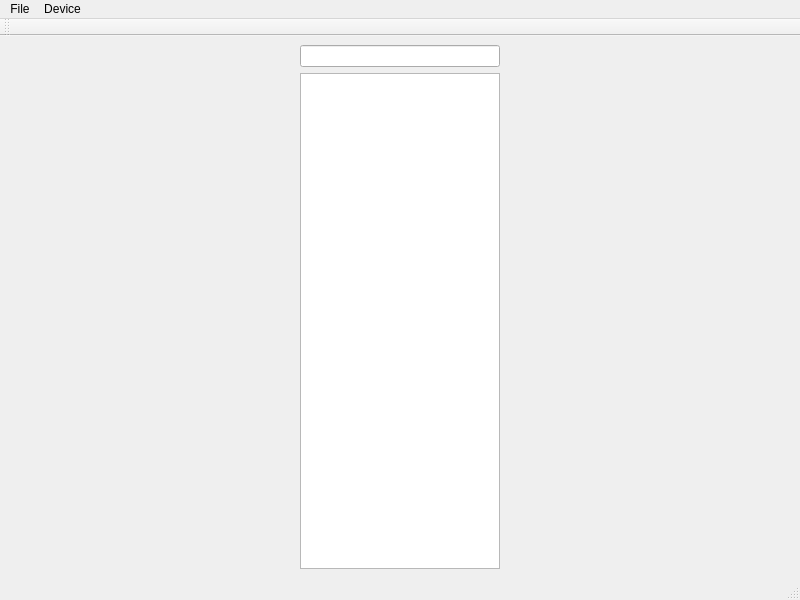
<?xml version="1.0" encoding="UTF-8"?>
<ui version="4.0">
 <class>uiMainWindow</class>
 <widget class="QMainWindow" name="uiMainWindow">
  <property name="geometry">
   <rect>
    <x>0</x>
    <y>0</y>
    <width>800</width>
    <height>600</height>
   </rect>
  </property>
  <property name="windowTitle">
   <string>PREAMPino Client</string>
  </property>
  <property name="toolTip">
   <string notr="true"/>
  </property>
  <property name="tabShape">
   <enum>QTabWidget::Rounded</enum>
  </property>
  <widget class="QWidget" name="uiLayoutMain">
   <layout class="QHBoxLayout" name="layoutMain">
    <item>
     <layout class="QVBoxLayout" name="verticalLayout_2">
      <item>
       <widget class="QLineEdit" name="uiBankTitle">
        <property name="maximumSize">
         <size>
          <width>200</width>
          <height>16777215</height>
         </size>
        </property>
       </widget>
      </item>
      <item>
       <widget class="QTableView" name="uiBankList">
        <property name="maximumSize">
         <size>
          <width>200</width>
          <height>16777215</height>
         </size>
        </property>
        <property name="horizontalScrollBarPolicy">
         <enum>Qt::ScrollBarAlwaysOff</enum>
        </property>
        <property name="editTriggers">
         <set>QAbstractItemView::DoubleClicked|QAbstractItemView::EditKeyPressed</set>
        </property>
        <property name="tabKeyNavigation">
         <bool>false</bool>
        </property>
        <property name="alternatingRowColors">
         <bool>false</bool>
        </property>
        <property name="selectionMode">
         <enum>QAbstractItemView::SingleSelection</enum>
        </property>
        <property name="selectionBehavior">
         <enum>QAbstractItemView::SelectRows</enum>
        </property>
        <property name="showGrid">
         <bool>true</bool>
        </property>
        <property name="gridStyle">
         <enum>Qt::SolidLine</enum>
        </property>
        <property name="sortingEnabled">
         <bool>false</bool>
        </property>
        <property name="wordWrap">
         <bool>true</bool>
        </property>
        <property name="cornerButtonEnabled">
         <bool>false</bool>
        </property>
        <attribute name="horizontalHeaderVisible">
         <bool>false</bool>
        </attribute>
        <attribute name="horizontalHeaderDefaultSectionSize">
         <number>200</number>
        </attribute>
        <attribute name="horizontalHeaderHighlightSections">
         <bool>false</bool>
        </attribute>
       </widget>
      </item>
     </layout>
    </item>
   </layout>
  </widget>
  <widget class="QMenuBar" name="menubar">
   <property name="geometry">
    <rect>
     <x>0</x>
     <y>0</y>
     <width>800</width>
     <height>25</height>
    </rect>
   </property>
   <widget class="QMenu" name="menuFile">
    <property name="title">
     <string>File</string>
    </property>
    <addaction name="actionNew"/>
    <addaction name="actionOpen"/>
    <addaction name="actionSave"/>
    <addaction name="separator"/>
    <addaction name="actionQuit"/>
   </widget>
   <widget class="QMenu" name="menuDevice">
    <property name="title">
     <string>Device</string>
    </property>
    <addaction name="actionSend"/>
    <addaction name="actionReceive"/>
    <addaction name="separator"/>
    <addaction name="actionSettings"/>
   </widget>
   <addaction name="menuFile"/>
   <addaction name="menuDevice"/>
  </widget>
  <widget class="QStatusBar" name="statusbar"/>
  <widget class="QToolBar" name="toolBar">
   <property name="windowTitle">
    <string>toolBar</string>
   </property>
   <attribute name="toolBarArea">
    <enum>TopToolBarArea</enum>
   </attribute>
   <attribute name="toolBarBreak">
    <bool>false</bool>
   </attribute>
  </widget>
  <action name="actionNew">
   <property name="text">
    <string>New</string>
   </property>
  </action>
  <action name="actionOpen">
   <property name="text">
    <string>Open...</string>
   </property>
  </action>
  <action name="actionSave">
   <property name="text">
    <string>Save...</string>
   </property>
  </action>
  <action name="actionQuit">
   <property name="text">
    <string>Quit</string>
   </property>
  </action>
  <action name="actionSend">
   <property name="text">
    <string>Send bank</string>
   </property>
  </action>
  <action name="actionReceive">
   <property name="text">
    <string>Receive bank</string>
   </property>
  </action>
  <action name="actionSettings">
   <property name="text">
    <string>Settings...</string>
   </property>
  </action>
 </widget>
 <resources/>
 <connections/>
</ui>
